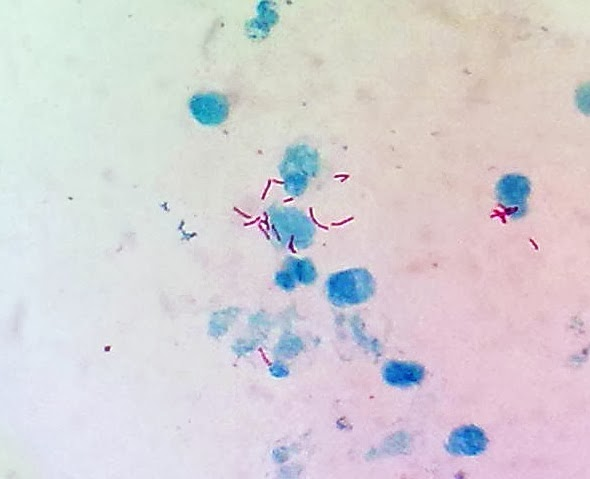
#> input picture test/test1.jpg, 590 x 479 px, found by its file name
$ python core.py
#> lines starting #> are read from the running program, lines starting #| are printed output that depends on the picture; after the words box and inside, x2 and y2 are one past the last pixel; in counts of white or black regions, pixels touching at a corner belong together; long printed decimals are rounded
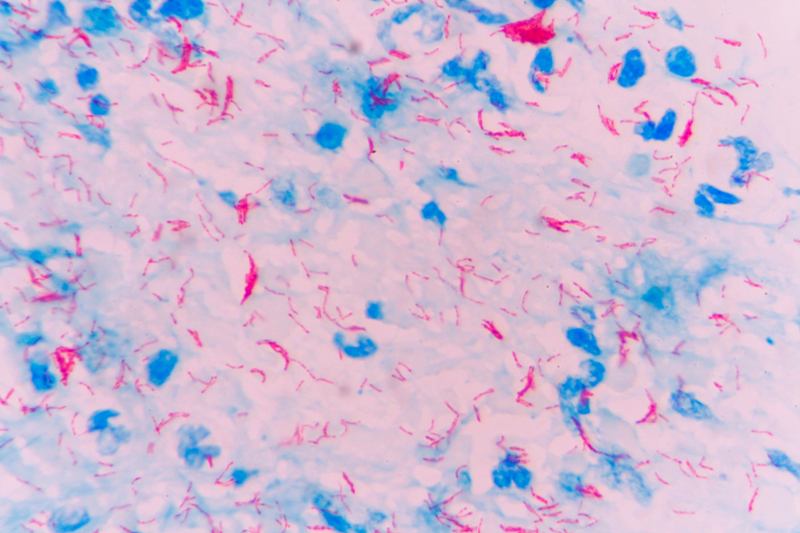
#> input picture test/test2.jpg, 800 x 533 px, found by its file name
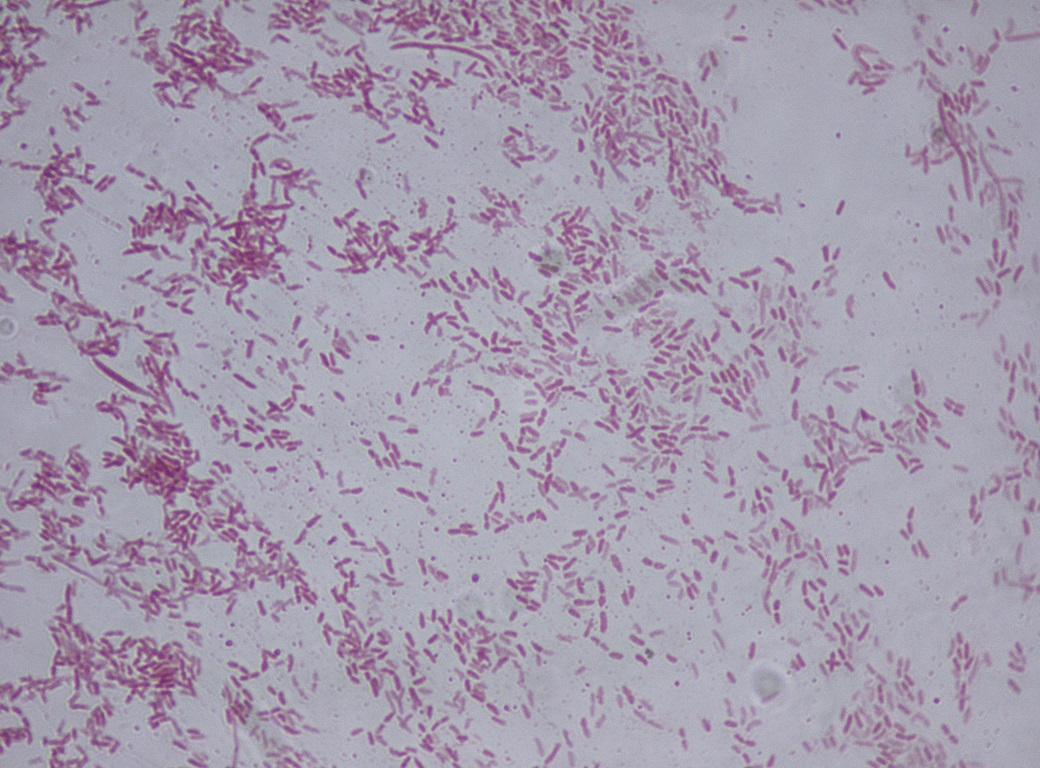
#> input picture test/test3.jpg, 1040 x 768 px, found by its file name
import cv2
import numpy as np

def apply_averaging_spatial_filter(image, kernel_size):
    return cv2.blur(image, kernel_size)

def apply_geometric_spatial_filter(image, kernel_size):
    image[image == 0] = 1
    return np.uint8(np.exp(cv2.boxFilter(np.float32(np.log(image)), -1, kernel_size)))

def apply_erosion(image, kernel):
    return cv2.erode(image, kernel)

def apply_dilation(image, kernel):
    return cv2.dilate(image, kernel)

def apply_log_transform(image, c):
    norm = image / 255   # normalization to [0..1]
    out = c * np.log(1 + norm)
    out *= 255
    return out.astype('uint8')

def apply_gamma_transform(image, c, y):
    norm = image / 255   # normalization to [0..1]
    out = c * np.power(norm, y)
    out *= 255
    return out.astype('uint8')

def eliminate_blue_objects(image):
    image = cv2.cvtColor(image, cv2.COLOR_RGB2HSV)
#> image: shape (533, 800, 3); mean H, S, V 147.1, 49.1, 222.3
    res = cv2.inRange(image, (90, 0, 0), (110, 255, 255))
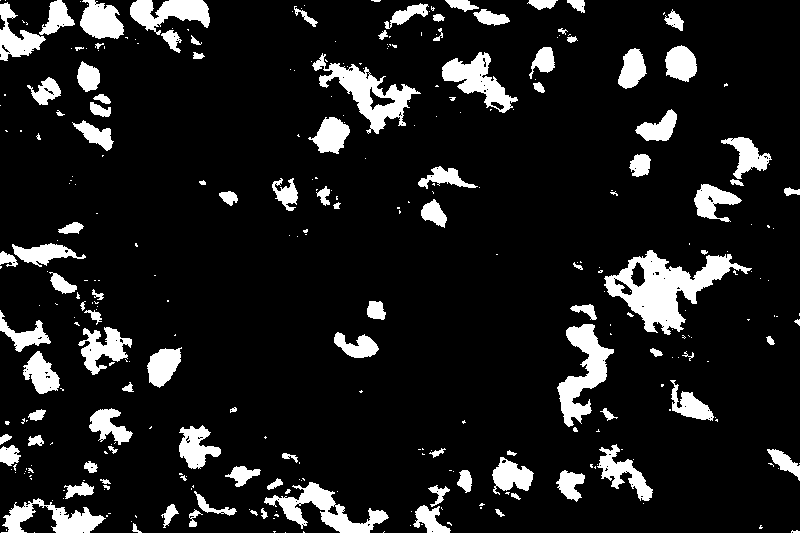
#> res: shape (533, 800); 11.6% white; 329 white regions (222 under 20 px), largest, box (x1, y1, x2, y2) and area: (604, 250, 752, 335) 4794, (312, 53, 421, 134) 2647, (557, 324, 614, 427) 2458
    replacement = np.mean(image, axis=(0,1))
#> replacement = [147.1, 49.09, 222.3]
    print(replacement)
#| [147.092  49.092 222.284]

    h = res // 255 * replacement[0].astype("uint8")
    s = res // 255 * replacement[1].astype("uint8")
    v = res // 255 * replacement[2].astype("uint8")

    print(h.dtype)
#| uint8

    image = cv2.bitwise_and(image, image, mask = ~res)
#> image: shape (533, 800, 3); mean H, S, V 134.9, 34, 197

    image[:, :, 0] += h
#> image: shape (533, 800, 3); mean H, S, V 152, 34, 197
    image[:, :, 1] += s
#> image: shape (533, 800, 3); mean H, S, V 152, 39.7, 197
    image[:, :, 2] += v
#> image: shape (533, 800, 3); mean H, S, V 152, 39.7, 222.8

    image = cv2.cvtColor(image, cv2.COLOR_HSV2RGB)
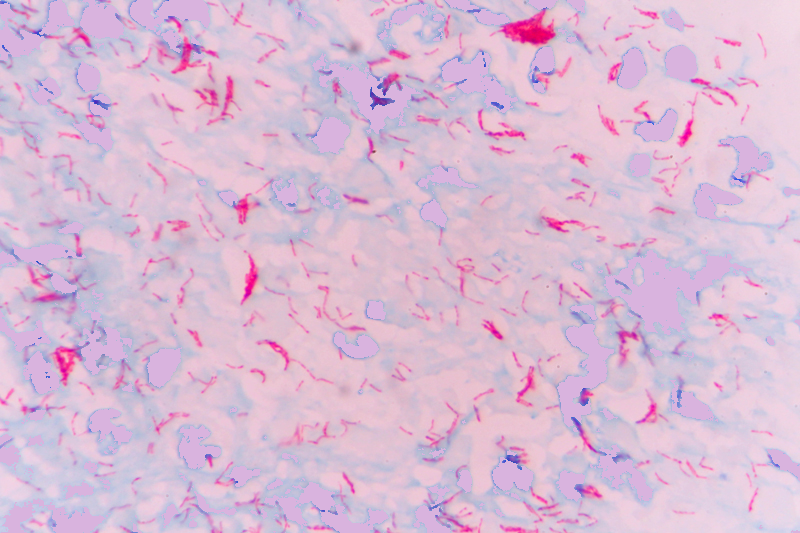
#> image: shape (533, 800, 3); mean R, G, B 217.5, 187.9, 213.1
    return image


def detect_edges(image):
    # cv2.imshow("coleor", image)
    image = cv2.cvtColor(image, cv2.COLOR_RGB2GRAY)
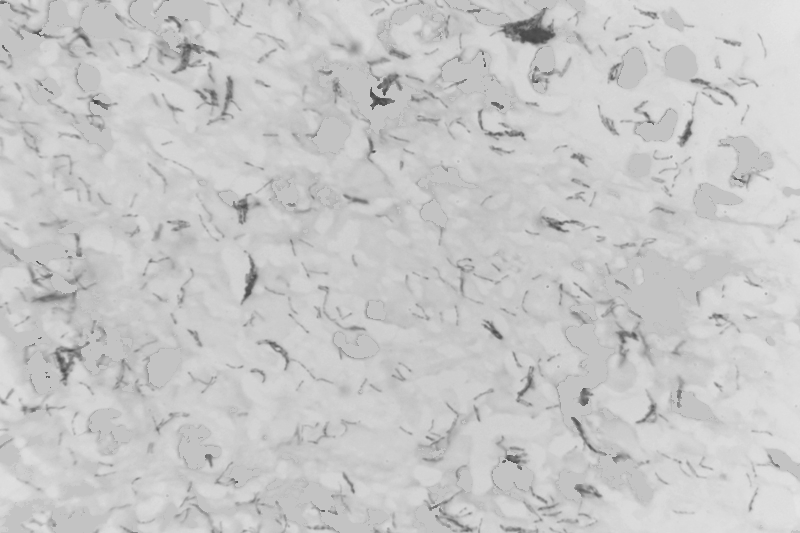
#> image: shape (533, 800); min 67, max 229, mean 199.6
    # cv2.imshow("1", image)
    # image = cv2.bilateralFilter(image, 9, 75, 75)
    image = cv2.GaussianBlur(image, (5,5), 2)
    # cv2.imshow("2", image)
    edges = cv2.Laplacian(image, -1, ksize=3, scale=1)
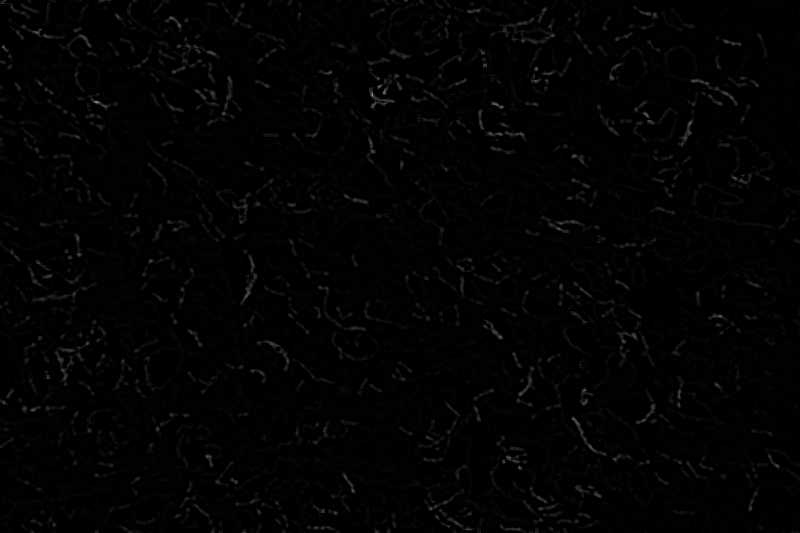
#> edges: shape (533, 800); min 0, max 152, mean 2.7
    # cv2.imshow("edge", edges)
    ret, mask = cv2.threshold(edges, 0, 255, cv2.THRESH_BINARY+cv2.THRESH_OTSU)
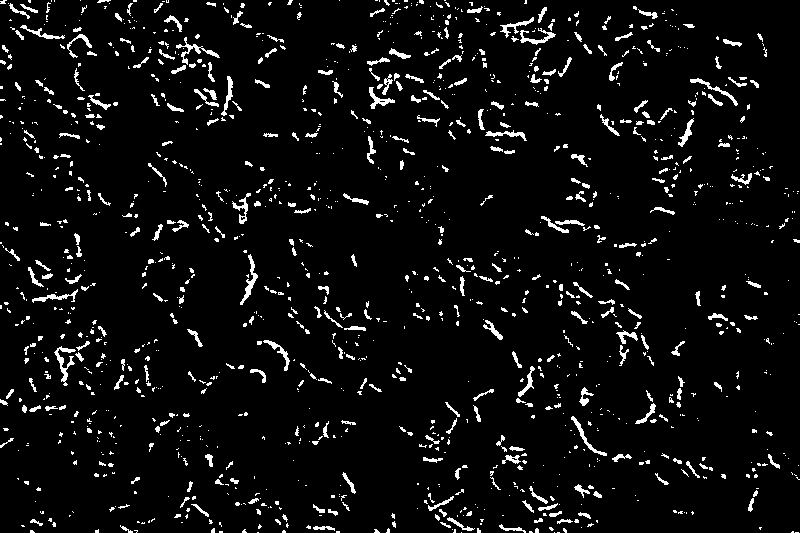
#> mask: shape (533, 800); 5.5% white in thin lines or dots
#> ret = 12
    # cv2.imshow("mask", mask)
    # cv2.waitKey(0)
    return mask, cv2.cvtColor(mask, cv2.COLOR_GRAY2RGB)

def analyze_connected_components(image):
    ret, labels, stats, centroids = cv2.connectedComponentsWithStats(image)
    total_count = len(labels) + 1
    raw_count = stats[:, cv2.CC_STAT_AREA]
    return total_count, raw_count


def run_automatic_segmentation(image):
    image = eliminate_blue_objects(image)
    components = detect_edges(image)
    return components

if __name__ == "__main__":
    test1 = cv2.cvtColor(cv2.imread("./test/test1.jpg"), cv2.COLOR_BGR2RGB)
    test2 = cv2.cvtColor(cv2.imread("./test/test2.jpg"), cv2.COLOR_BGR2RGB)
    test3 = cv2.cvtColor(cv2.imread("./test/test3.jpg"), cv2.COLOR_BGR2RGB)

    test2 = eliminate_blue_objects(test2)
    detect_edges(test2)
    # exper(test1)
